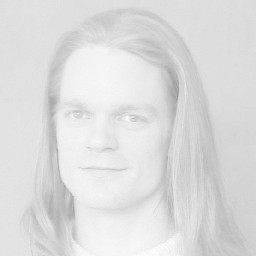
#> input picture HW1/Qa/image1.jpg, 256 x 256 px
$ jupyter execute Qa.ipynb
#> lines starting #> are read from the running program, lines starting #| are printed output that depends on the picture
[cell 1]
import numpy as np
import cv2
from matplotlib import pyplot as plt

# Question 1:

## Part a

[cell 2]
# code here
# first define a function for calculating histogram
# you are free to use libraries
# The last line is the document of this project
def calc_hist(image):
    '''
    you are free to use libraries
    calculate image histogram
    input(s):
      image (ndarray): input image
    output(s):
      hist (ndarray): computed input image histogram
    '''
    hist = np.zeros(256)
    for i in range(256):
        for j in range(256):
            # print(image[i][j])
            hist[image[i][j]] += 1
    return(hist)

[cell 3]
# code here
# define a function (stretch) for stretching(input:image , output: stretched image)

def stretch_hist(image):
  '''
  don't use libraries
  input(s):
    image (ndarray): input image
  output(s):
    output_image (ndarray): enhanced image with histogram stretching
  '''
  output_image = image.copy()

  #######################
  #    your code here   #
  #######################
  histogram = calc_hist(image)
  minimum = 0
  maximum = 255
  for i in range(256):
    if histogram[i] > 0:
      minimum = i
      break
  for i in range(255, -1, -1):
    if histogram[i] > 0:
      maximum = i
      break

  # print(maximum)
  # print(minimum)
  for i in range(256):
    for j in range(256):
      output_image[i][j] = (output_image[i][j] - minimum) / (maximum - minimum) * 255
  return output_image

[cell 4]
# code here
# define a function (Clip) for Clipping(input:image , output: Clipped image)

def clip_hist(image, min_value, max_value):
  '''
  don't use libraries
  input(s):
    image (ndarray): input image
    min_value : min value of the histogram which you wanna clip.
    max_value : max value of the histogram which you wanna clip.
  output(s):
    output_image (ndarray): enhanced image with histogram clipping
  '''
  output_image = image.copy()


  for i in range(256):
    for j in range(256):
      if image[i, j] < min_value:
        output_image[i, j] = 0
      elif image[i, j] > max_value:
        output_image[i, j] = 255
      else:
        output_image[i, j] = (image[i, j] - min_value) / (max_value - min_value) * 255

  return output_image

## Part b

[cell 5]
# define "image1" here

img_path = "./image1.jpg"
img = cv2.imread(img_path)
#> img is the input picture: shape (256, 256, 3); min 143, max 253, mean 220.5
img_gray = cv2.cvtColor(img, cv2.COLOR_BGR2GRAY)
img_gray.shape
#> Out = (256, 256)

[cell 6]
# show the image and its histogram

histogram = calc_hist(img_gray)
#> histogram = 256 values, max 6785 at index 221, min 0 at index 0, mean 256
plt.plot(histogram)
plt.show()
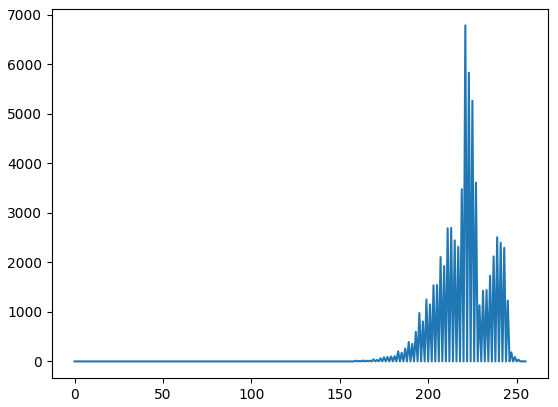
#> figure drawn by matplotlib, 1 panel; curve peaks at x = 221, y = 6785
# It turns out that histogram of gray version of this image is have more values in bright side and bright numbers so we shuld make it darker

[cell 7]
# use clip_hist and stretch_hist function to improve quality of the image and show it

stretched_image = stretch_hist(img_gray)
stretched_histogram = calc_hist(stretched_image)
#> stretched_histogram = 256 values, max 6785 at index 180, min 0 at index 1, mean 256
plt.imshow(stretched_image, cmap = 'gray')
plt.show()
plt.plot(stretched_histogram)
plt.show()
#> figure, not shown here; curve peaks at x = 180, y = 6785
clipped_image = clip_hist(img_gray, 200, 235)
clipped_historam = calc_hist(clipped_image)
#> clipped_historam = 256 values, max 12584 at index 255, min 0 at index 1, mean 256
plt.imshow(clipped_image, cmap='gray')
plt.show()
plt.plot(clipped_historam)
plt.show()
#> figure, not shown here; curve peaks at x = 255, y = 12584

[cell 8]
clipped_image = clip_hist(img_gray, 165, 240)
clipped_historam = calc_hist(clipped_image)
#> clipped_historam = 256 values, max 6785 at index 190, min 0 at index 1, mean 256
plt.imshow(clipped_image, cmap = 'gray')
plt.show()
plt.title(f"Histogram Clip with minimum 165 and maximum 240")
plt.plot(clipped_historam)
plt.show()
#> figure, not shown here; curve peaks at x = 190, y = 6785

clipped_image = clip_hist(img_gray, 175, 240)
clipped_historam = calc_hist(clipped_image)
#> clipped_historam has the same summary as stretched_histogram
plt.imshow(clipped_image, cmap = 'gray')
plt.show()
plt.title(f"Histogram Clip with minimum 175 and maximum 240")
plt.plot(clipped_historam)
plt.show()
#> figure, not shown here; curve peaks at x = 180, y = 6785


clipped_image = clip_hist(img_gray, 185, 240)
clipped_historam = calc_hist(clipped_image)
#> clipped_historam = 256 values, max 6785 at index 166, min 0 at index 1, mean 256
plt.imshow(clipped_image, cmap = 'gray')
plt.show()
plt.title(f"Histogram Clip with minimum 185 and maximum 240")
plt.plot(clipped_historam)
plt.show()
#> figure, not shown here; curve peaks at x = 166, y = 6785

clipped_image = clip_hist(img_gray, 195, 240)
#> after the loop in clip_hist (call 5), `for i in range(256):`:
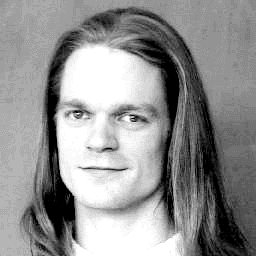
#> output_image: shape (256, 256); min 0, max 255, mean 144.5
clipped_historam = calc_hist(clipped_image)
#> clipped_historam = 256 values, max 6785 at index 147, min 0 at index 1, mean 256
plt.imshow(clipped_image, cmap = 'gray')
plt.show()
plt.title(f"Histogram Clip with minimum 195 and maximum 240")
plt.plot(clipped_historam)
plt.show()
#> figure, not shown here; curve peaks at x = 147, y = 6785

clipped_image = clip_hist(img_gray, 165, 230)
#> after the loop in clip_hist (call 6), `for i in range(256):`:
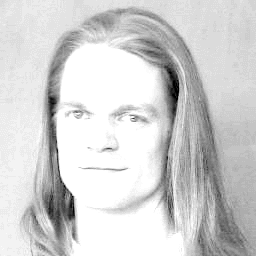
#> output_image: shape (256, 256); min 0, max 255, mean 209.4
clipped_historam = calc_hist(clipped_image)
#> clipped_historam = 256 values, max 15449 at index 255, min 0 at index 1, mean 256
plt.imshow(clipped_image, cmap = 'gray')
plt.show()
plt.title(f"Histogram Clip with minimum 165 and maximum 230")
plt.plot(clipped_historam)
plt.show()
#> figure, not shown here; curve peaks at x = 255, y = 15449

clipped_image = clip_hist(img_gray, 175, 230)
clipped_historam = calc_hist(clipped_image)
plt.imshow(clipped_image, cmap = 'gray')
plt.show()
plt.title(f"Histogram Clip with minimum 175 and maximum 230")
plt.plot(clipped_historam)
plt.show()
#> figure, not shown here; curve peaks at x = 255, y = 15449

clipped_image = clip_hist(img_gray, 185, 230)
clipped_historam = calc_hist(clipped_image)
plt.imshow(clipped_image, cmap = 'gray')
plt.show()
plt.title(f"Histogram Clip with minimum 185 and maximum 230")
plt.plot(clipped_historam)
plt.show()
#> figure, not shown here; curve peaks at x = 255, y = 15449

clipped_image = clip_hist(img_gray, 195, 230)
clipped_historam = calc_hist(clipped_image)
plt.imshow(clipped_image, cmap = 'gray')
plt.show()
plt.title(f"Histogram Clip with minimum 195 and maximum 230")
plt.plot(clipped_historam)
plt.show()
#> figure, not shown here; curve peaks at x = 255, y = 15449

clipped_image = clip_hist(img_gray, 200, 230)
#> after the loop in clip_hist (call 10), `for i in range(256):`:
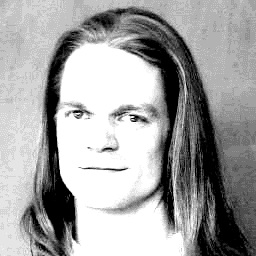
#> output_image: shape (256, 256); min 0, max 255, mean 162.3
clipped_historam = calc_hist(clipped_image)
plt.imshow(clipped_image, cmap = 'gray')
plt.show()
plt.title(f"Histogram Clip with minimum 200 and maximum 230")
plt.plot(clipped_historam)
plt.show()
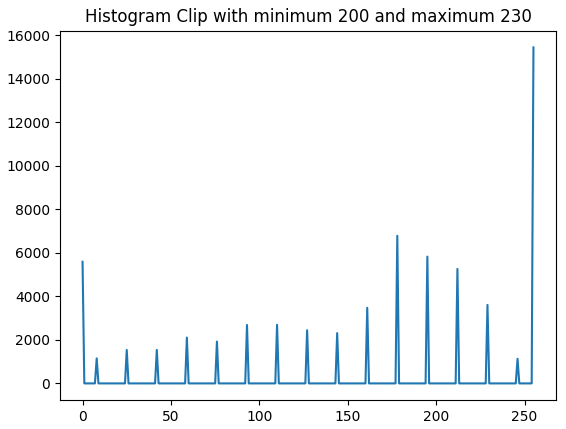
#> figure drawn by matplotlib, 1 panel; curve peaks at x = 255, y = 15449

clipped_image = clip_hist(img_gray, 165, 220)
#> after the loop in clip_hist (call 11), `for i in range(256):`:
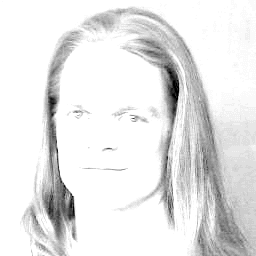
#> output_image: shape (256, 256); min 0, max 255, mean 230.7
clipped_historam = calc_hist(clipped_image)
#> clipped_historam = 256 values, max 38068 at index 255, min 0 at index 1, mean 256
plt.imshow(clipped_image, cmap = 'gray')
plt.show()
plt.title(f"Histogram Clip with minimum 165 and maximum 220")
plt.plot(clipped_historam)
plt.show()
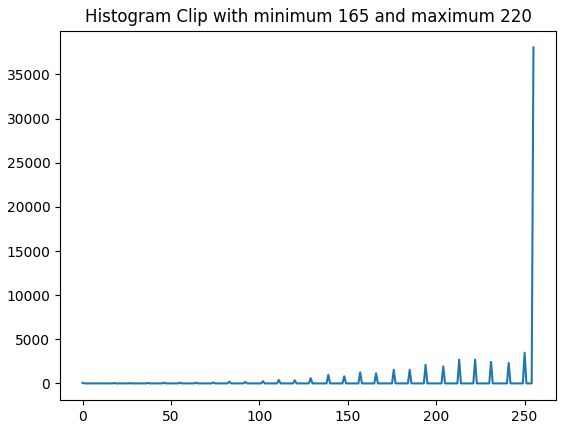
#> figure drawn by matplotlib, 1 panel; curve peaks at x = 255, y = 38068


clipped_image = clip_hist(img_gray, 175, 220)
#> after the loop in clip_hist (call 12), `for i in range(256):`:
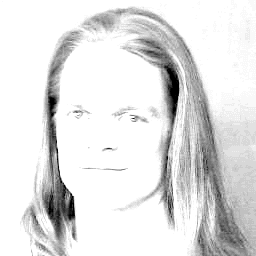
#> output_image: shape (256, 256); min 0, max 255, mean 225.5
clipped_historam = calc_hist(clipped_image)
plt.imshow(clipped_image, cmap = 'gray')
plt.show()
plt.title(f"Histogram Clip with minimum 175 and maximum 220")
plt.plot(clipped_historam)
plt.show()
#> figure, not shown here; curve peaks at x = 255, y = 38068

clipped_image = clip_hist(img_gray, 185, 220)
#> after the loop in clip_hist (call 13), `for i in range(256):`:
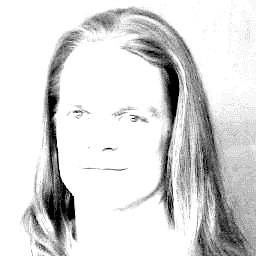
#> output_image: shape (256, 256); min 0, max 255, mean 217.6
clipped_historam = calc_hist(clipped_image)
plt.imshow(clipped_image, cmap = 'gray')
plt.show()
plt.title(f"Histogram Clip with minimum 185 and maximum 220")
plt.plot(clipped_historam)
plt.show()
#> figure, not shown here; curve peaks at x = 255, y = 38068

clipped_image = clip_hist(img_gray, 195, 220)
#> after the loop in clip_hist (call 14), `for i in range(256):`:
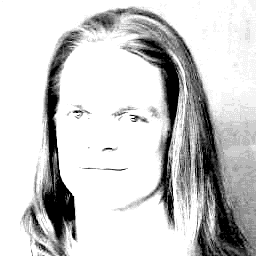
#> output_image: shape (256, 256); min 0, max 255, mean 205.3
clipped_historam = calc_hist(clipped_image)
plt.imshow(clipped_image, cmap = 'gray')
plt.show()
plt.title(f"Histogram Clip with minimum 195 and maximum 220")
plt.plot(clipped_historam)
plt.show()
#> figure, not shown here; curve peaks at x = 255, y = 38068
